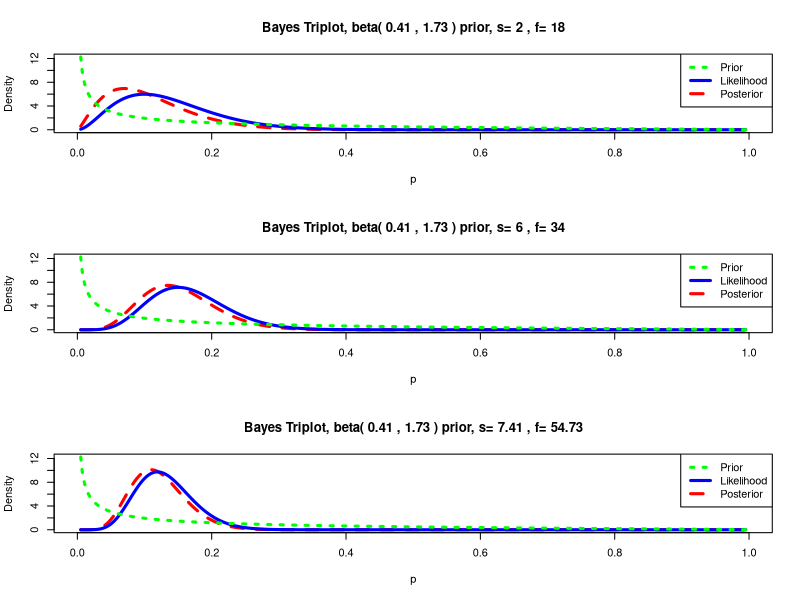
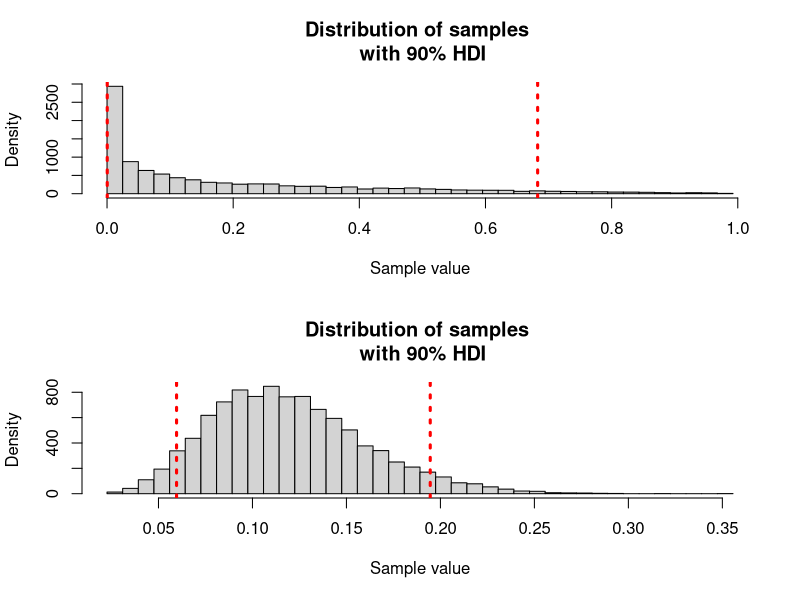
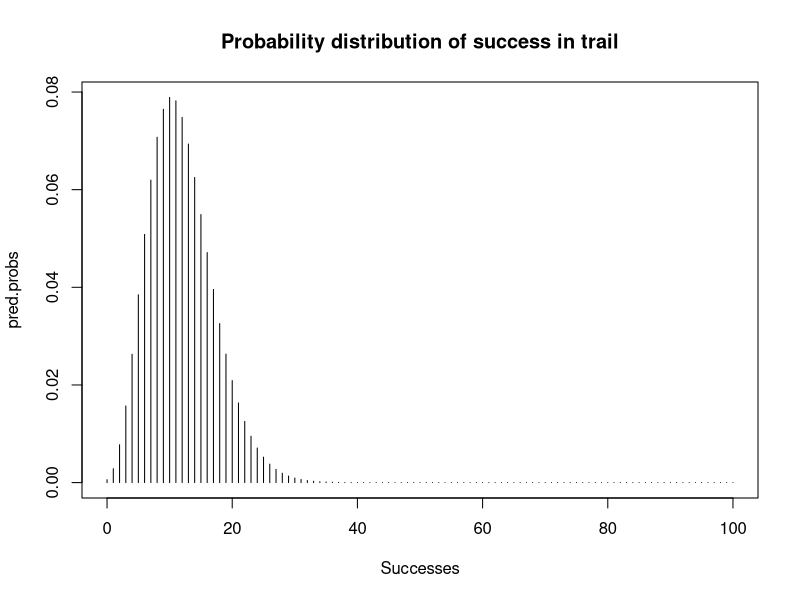

These figures' R source, in order:
## --------------------------------------------------
## --- Explore Simple Binary Bayesian Analysis ----
##
library(LearnBayes)
## Set the prior for texting drivers based on the 
## National stats
beta.par <- beta.select(list(p=0.5, x=0.1), list(p=0.75, x=0.3))
beta.par ## The parameters of my Beta distribution


## Get data on texting drivers and look at the distributions
par(mfrow = c(3,1))
## First 20 cars with 2 texting
beta.par + c(2, 18)
triplot(beta.par, c(2, 18))
## Next 20 cars with 4 texting
beta.par + c(2 + 4, 18 + 16)
triplot(beta.par, c(2 + 4, 18 + 16))
## Next 20 cars with 1 texting
beta.par + c(2 + 4 + 1, 18 + 16 + 19)
triplot(beta.par, beta.par + c(2 + 4 + 1, 18 + 16 + 19))
par(mfrow = c(1,1))


## Simulate from the prior and posterior and 
## compute confidence intervals
prior.post = function(sample, prob = 0.10){
  quants = quantile(sample, c(prob/2, 1 - prob/2))
  breaks = seq(min(sample), max(sample), length.out = 41)
  hist(sample, breaks = breaks, 
       main = 'Distribution of samples \n with 90% HDI',
       xlab = 'Sample value',
       ylab = 'Density')
  abline(v = quants[1], lty = 3, col = 'red', lwd = 3)
  abline(v = quants[2], lty = 3, col = 'red', lwd = 3)
}

par(mfrow = c(2,1))
prior.sample <- rbeta(10000, beta.par[1], beta.par[2])
prior.post(prior.sample)
print(paste('Mean of prior = ', as.character(mean(prior.sample))))
beta.post.par <- beta.par + c(2 + 4 + 1, 18 + 16 + 19)
post.sample <- rbeta(10000, beta.post.par[1], beta.post.par[2])
prior.post(post.sample)
print(paste('Mean of posterior = ', as.character(mean(post.sample))))
par(mfrow = c(1,1))



## What is the probability of texting drivers out of 100
## next 100 trials?
n <- 100
s <- 0:n
pred.probs <- pbetap(beta.par + c(2 + 4 + 1, 18 + 16 + 19), n, s)
plot(s, pred.probs, type="h", 
     main = 'Probability distribution of success in trail',
     xlab = 'Successes')
discint(cbind(s, pred.probs), 0.90)
